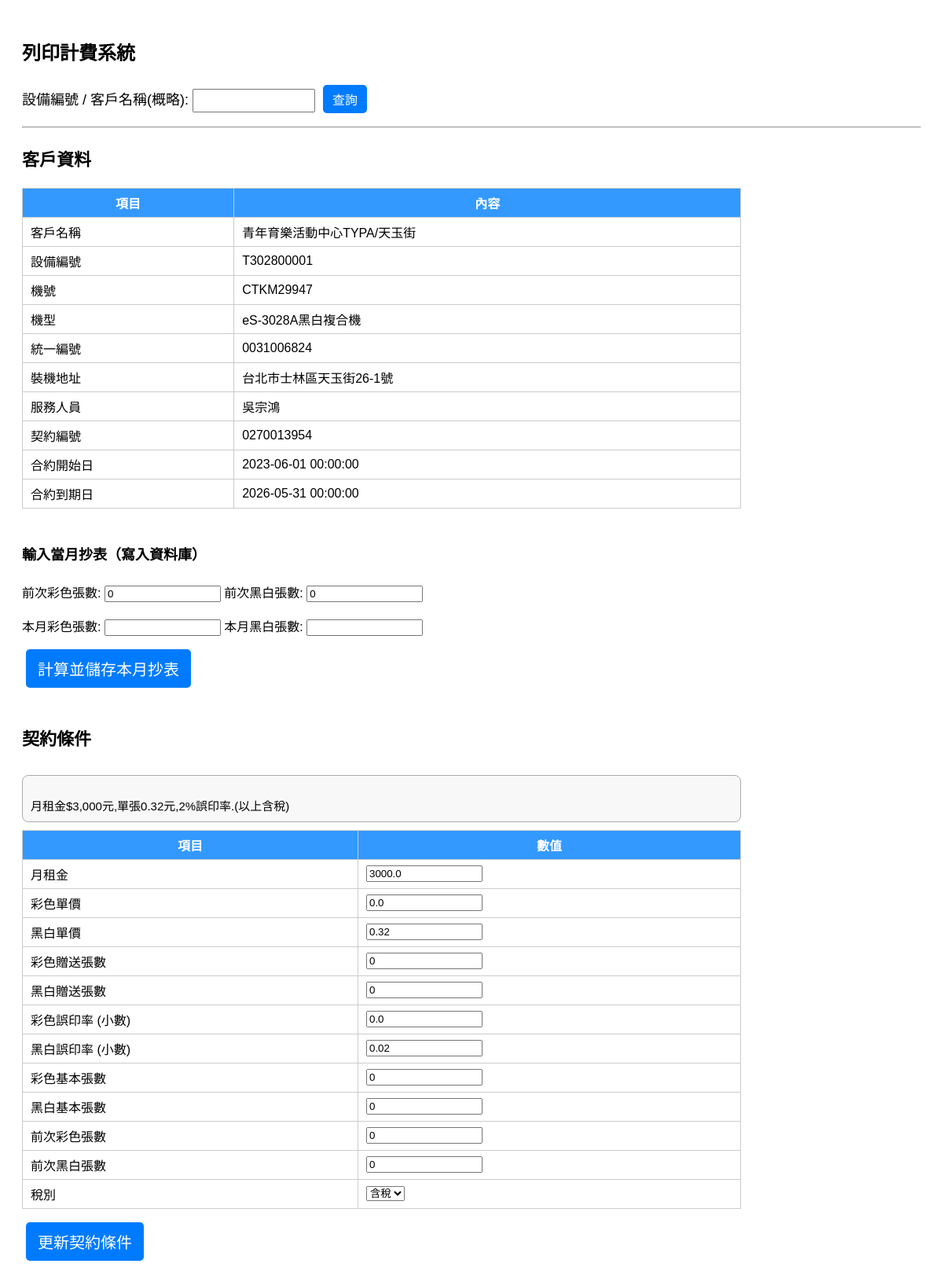
The page /?device_id=T302800001 on the database its author committed.
### tables this page shows
CREATE TABLE customers (
        device_id TEXT PRIMARY KEY,
        customer_name TEXT,
        device_number TEXT,
        machine_model TEXT,
        tax_id TEXT,
        install_address TEXT,
        service_person TEXT,
        contract_number TEXT,
        contract_start TEXT,
        contract_end TEXT
    );

CREATE TABLE contracts (
        device_id TEXT PRIMARY KEY,
        monthly_rent REAL,
        contra TEXT,
        color_unit_price REAL,
        bw_unit_price REAL,
        color_giveaway INTEGER,
        bw_giveaway INTEGER,
        color_error_rate REAL,
        bw_error_rate REAL,
        color_basic INTEGER,
        bw_basic INTEGER,
        tax_type TEXT DEFAULT '含稅'
    );

### app.py (the view)
@app.route("/", methods=["GET", "POST"])
def index():
    message = request.args.get("message", "")
    contract, customer, result = None, None, None
    contra_text = ""
    last_color, last_bw, last_time = 0, 0, ""
    matches = []
    if request.method == "POST":
        mode = request.form.get("mode")
        keyword = request.form.get("device_id", "").strip()
        if mode == "query":
            contract, contra_text = get_contract(keyword)
            customer = get_customer(keyword)
            if not contract:
                matches = search_customers_by_name(keyword)
                if matches:
                    message = f"🔍 找到 {len(matches)} 筆相符客戶"
                else:
                    message = f"❌ 找不到設備或客戶：{keyword}"
            else:
                last_color, last_bw, last_time = get_last_counts(keyword)
        elif mode == "calculate":
            device_id = keyword
            contract, contra_text = get_contract(device_id)
            customer = get_customer(device_id)
            if contract:
                last_color, last_bw, last_time = get_last_counts(device_id)
                curr_color = int(request.form.get("curr_color", "0"))
                curr_bw = int(request.form.get("curr_bw", "0"))
                result = calculate(contract, curr_color, curr_bw, last_color, last_bw)
                insert_usage(device_id, curr_color, curr_bw)
            else:
                message = f"❌ 找不到設備 {device_id}"
        elif mode == "update_contract":
            device_id = keyword
            fields = {
                "monthly_rent": float(request.form.get("monthly_rent", "0") or 0),
                "color_unit_price": float(request.form.get("color_unit_price", "0") or 0),
                "bw_unit_price": float(request.form.get("bw_unit_price", "0") or 0),
                "color_giveaway": int(request.form.get("color_giveaway", "0") or 0),
                "bw_giveaway": int(request.form.get("bw_giveaway", "0") or 0),
                "color_error_rate": float(request.form.get("color_error_rate", "0") or 0),
                "bw_error_rate": float(request.form.get("bw_error_rate", "0") or 0),
                "color_basic": int(request.form.get("color_basic", "0") or 0),
                "bw_basic": int(request.form.get("bw_basic", "0") or 0),
                "tax_type": request.form.get("tax_type", "含稅"),
            }
            conn = sqlite3.connect(DB_FILE)
            c = conn.cursor()
            c.execute("""
                UPDATE contracts SET
                    monthly_rent=?, color_unit_price=?, bw_unit_price=?,
                    color_giveaway=?, bw_giveaway=?, color_error_rate=?, bw_error_rate=?,
                    color_basic=?, bw_basic=?, tax_type=?
                WHERE device_id=?""",
                (*fields.values(), device_id))
            conn.commit()
            conn.close()
            return redirect(url_for("index", device_id=device_id, message="✅ 契約條件已更新"))
    elif request.args.get("device_id"):
        q_device = request.args.get("device_id")
        contract, contra_text = get_contract(q_device)
        customer = get_customer(q_device)
        if contract:
            last_color, last_bw, last_time = get_last_counts(q_device)
        else:
            message = f"❌ 找不到設備 {q_device}"
    return render_template("index.html",
                           contract=contract,
                           contra_text=contra_text,
                           customer=customer,
                           last_color=last_color,
                           last_bw=last_bw,
                           last_time=last_time,
                           result=result,
                           matches=matches,
                           message=message)

### app.py (called while the page is built)
def get_contract(device_id):
    conn = sqlite3.connect(DB_FILE)
    c = conn.cursor()
    c.execute("SELECT * FROM contracts WHERE device_id=?", (device_id,))
    contract_row = c.fetchone()
    contra_text = ""
    if contract_row:
        col_names = [desc[0] for desc in c.description]
        contract_dict = dict(zip(col_names, contract_row))
        contra_text = contract_dict.get("contra", "")
    else:
        contract_dict = None
    conn.close()
    return contract_dict, contra_text

def get_customer(device_id):
    conn = sqlite3.connect(DB_FILE)
    c = conn.cursor()
    c.execute("SELECT * FROM customers WHERE device_id=?", (device_id,))
    row = c.fetchone()
    conn.close()
    if row:
        return {
            "device_id": row[0],
            "customer_name": row[1],
            "device_number": row[2],
            "machine_model": row[3],
            "tax_id": row[4],
            "install_address": row[5],
            "service_person": row[6],
            "contract_number": row[7],
            "contract_start": row[8],
            "contract_end": row[9]
        }
    return None

def get_last_counts(device_id):
    conn = sqlite3.connect(DB_FILE)
    c = conn.cursor()
    c.execute("SELECT color_count, bw_count, timestamp FROM usage WHERE device_id=? ORDER BY id DESC LIMIT 1", (device_id,))
    row = c.fetchone()
    conn.close()
    if row:
        return row[0] or 0, row[1] or 0, row[2] or ""
    return 0, 0, ""

### templates/index.html (shortened to what this page needs)
<!DOCTYPE html>
<html>
<head>
</head>
<body>
    <h2>列印計費系統</h2>
	<form method="POST" style="margin-bottom: 12px;">
		<label class="search-label">設備編號 / 客戶名稱(概略):
			<input type="text" name="device_id" required class="search-input">
		</label>
		<button type="submit" class="search-btn">查詢</button>
	</form>
    {% if contract %}
    <hr>
    {% if customer %}
    <h3 style="font-size:22px;">客戶資料</h3>
    <table class="contract-table">
        <tr><th>項目</th><th>內容</th></tr>
        <tr><td>客戶名稱</td><td>{{ customer.customer_name }}</td></tr>
        <tr><td>設備編號</td><td>{{ customer.device_id }}</td></tr>
        <tr><td>機號</td><td>{{ customer.device_number }}</td></tr>
        <tr><td>機型</td><td>{{ customer.machine_model }}</td></tr>
        <tr><td>統一編號</td><td>{{ customer.tax_id }}</td></tr>
        <tr><td>裝機地址</td><td>{{ customer.install_address }}</td></tr>
        <tr><td>服務人員</td><td>{{ customer.service_person }}</td></tr>
        <tr><td>契約編號</td><td>{{ customer.contract_number }}</td></tr>
        <tr><td>合約開始日</td><td>{{ customer.contract_start }}</td></tr>
        <tr><td>合約到期日</td><td>{{ customer.contract_end }}</td></tr>
    </table>
    {% endif %}
    <form method="POST" style="margin-top:20px;">
        <div class="header-flex" style="font-size:18px;width:80%; margin-top:20px;">
            <h4>輸入當月抄表（寫入資料庫）
            </h4>
        </div>
        <div>
            前次彩色張數: <input type="text" value="{{ last_color }}" readonly>
            前次黑白張數: <input type="text" value="{{ last_bw }}" readonly>
        </div>
        <br>
        <div>
            本月彩色張數: <input type="number" name="curr_color" required>
            本月黑白張數: <input type="number" name="curr_bw" required>
        </div>
        <div style="margin-top:12px;">
            <button type="submit">計算並儲存本月抄表</button>
        </div>
    </form>
    <div class="header-flex" style="width:80%; margin-top:20px;">
        <h3 style="font-size:22px;">契約條件</h3>
    </div>
	{% if contra_text %}
	<div style="width:80%; margin-top:10px;">
		<div style="border: 1px solid #aaa; border-radius: 8px; padding: 10px; font-size: 15px; font-family: 'Microsoft JhengHei', sans-serif; white-space: pre-line; background-color:#f8f8f8;">
			{{ contra_text }}
		</div>
	</div>
	{% endif %}
    <form method="POST" style="margin-top:8px;">
        <table class="contract-table">
            <tr><th>項目</th><th>數值</th></tr>
            <tr><td>月租金</td><td><input type="number" step="0.01" name="monthly_rent" value="{{ contract.monthly_rent }}"></td></tr>
            <tr><td>彩色單價</td><td><input type="number" step="0.01" name="color_unit_price" value="{{ contract.color_unit_price }}"></td></tr>
            <tr><td>黑白單價</td><td><input type="number" step="0.01" name="bw_unit_price" value="{{ contract.bw_unit_price }}"></td></tr>
            <tr><td>彩色贈送張數</td><td><input type="number" name="color_giveaway" value="{{ contract.color_giveaway }}"></td></tr>
            <tr><td>黑白贈送張數</td><td><input type="number" name="bw_giveaway" value="{{ contract.bw_giveaway }}"></td></tr>
            <tr><td>彩色誤印率 (小數)</td><td><input type="number" step="0.0001" name="color_error_rate" value="{{ contract.color_error_rate }}"></td></tr>
            <tr><td>黑白誤印率 (小數)</td><td><input type="number" step="0.0001" name="bw_error_rate" value="{{ contract.bw_error_rate }}"></td></tr>
            <tr><td>彩色基本張數</td><td><input type="number" name="color_basic" value="{{ contract.color_basic }}"></td></tr>
            <tr><td>黑白基本張數</td><td><input type="number" name="bw_basic" value="{{ contract.bw_basic }}"></td></tr>
            <tr><td>前次彩色張數</td><td><input type="text" value="{{ last_color }}" readonly></td></tr>
            <tr><td>前次黑白張數</td><td><input type="text" value="{{ last_bw }}" readonly></td></tr>
            <tr><td>稅別</td>
                <td>
                    <select name="tax_type">
                        <option value="含稅" {% if contract.tax_type == "含稅" %}selected{% endif %}>含稅</option>
                    </select>
                </td>
            </tr>
        </table>
        <div style="margin-top:12px;">
            <button type="submit">更新契約條件</button>
        </div>
    </form>
    {% endif %}
</body>
</html>

### templates/index.html (style rules this page uses)
body { font-family: Arial, sans-serif; padding: 20px; }
table { border-collapse: collapse; margin: 10px 0; width: 80%; }
th, td { border: 1px solid #ccc; padding: 6px 10px; text-align: left; }
th { background-color: #ccc !important; }
.header-flex { display:flex; justify-content:space-between; align-items:center; width:80%; }
input[type="number"], input[type="text"] { width: 140px; }
table.contract-table th { text-align: center; background-color: #3399FF !important;color: white !important; }
button { padding: 10px 15px; font-size: 20px; margin: 5px; background-color: #007BFF; color: white; border: none; border-radius: 5px; cursor: pointer; }
.search-label { font-family: "Microsoft JhengHei", sans-serif; font-size: 18px; }
.search-input { font-family: "Microsoft JhengHei", sans-serif; font-size: 16px; padding: 4px 6px; }
.search-btn { font-family: "Microsoft JhengHei", sans-serif; font-size: 16px; padding: 6px 12px; }

### rows shown on the page
customers: customer_name "青年育樂活動中心TYPA/天玉街", device_id "T302800001", device_number "CTKM29947", machine_model "eS-3028A黑白複合機", tax_id "0031006824", install_address "台北市士林區天玉街26-1號", service_person "吳宗鴻", contract_number "0270013954", contract_start "2023-06-01 00:00:00", contract_end "2026-05-31 00:00:00"
contracts: contra "月租金$3,000元,單張0.32元,2%誤印率.(以上含稅)", monthly_rent "3000.0", color_unit_price "0.0", bw_unit_price "0.32", color_giveaway "0", bw_giveaway "0", color_error_rate "0.0", bw_error_rate "0.02", color_basic "0", bw_basic "0", tax_type "含稅"
